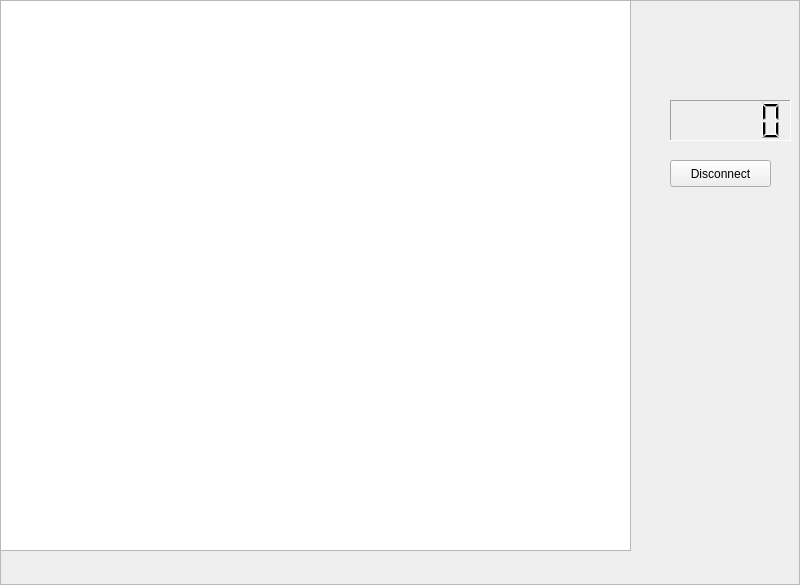
<?xml version="1.0" encoding="UTF-8"?>
<ui version="4.0">
 <class>GameFrame</class>
 <widget class="QFrame" name="GameFrame">
  <property name="geometry">
   <rect>
    <x>0</x>
    <y>0</y>
    <width>800</width>
    <height>585</height>
   </rect>
  </property>
  <property name="windowTitle">
   <string>Frame</string>
  </property>
  <property name="frameShape">
   <enum>QFrame::StyledPanel</enum>
  </property>
  <property name="frameShadow">
   <enum>QFrame::Raised</enum>
  </property>
  <widget class="QWidget" name="IpStatHolder" native="true">
   <property name="geometry">
    <rect>
     <x>670</x>
     <y>10</y>
     <width>120</width>
     <height>80</height>
    </rect>
   </property>
  </widget>
  <widget class="QLCDNumber" name="gameClock">
   <property name="enabled">
    <bool>true</bool>
   </property>
   <property name="geometry">
    <rect>
     <x>670</x>
     <y>100</y>
     <width>121</width>
     <height>41</height>
    </rect>
   </property>
   <property name="frameShape">
    <enum>QFrame::Panel</enum>
   </property>
   <property name="frameShadow">
    <enum>QFrame::Sunken</enum>
   </property>
   <property name="smallDecimalPoint">
    <bool>false</bool>
   </property>
  </widget>
  <widget class="QPushButton" name="disconnectGameButton">
   <property name="geometry">
    <rect>
     <x>670</x>
     <y>160</y>
     <width>101</width>
     <height>27</height>
    </rect>
   </property>
   <property name="text">
    <string>Disconnect</string>
   </property>
  </widget>
  <widget class="QWidget" name="playerListWidgetHolder" native="true">
   <property name="geometry">
    <rect>
     <x>640</x>
     <y>220</y>
     <width>150</width>
     <height>200</height>
    </rect>
   </property>
  </widget>
  <widget class="QGraphicsView" name="gameGraphicView">
   <property name="geometry">
    <rect>
     <x>0</x>
     <y>0</y>
     <width>631</width>
     <height>551</height>
    </rect>
   </property>
  </widget>
 </widget>
 <resources/>
 <connections/>
</ui>
